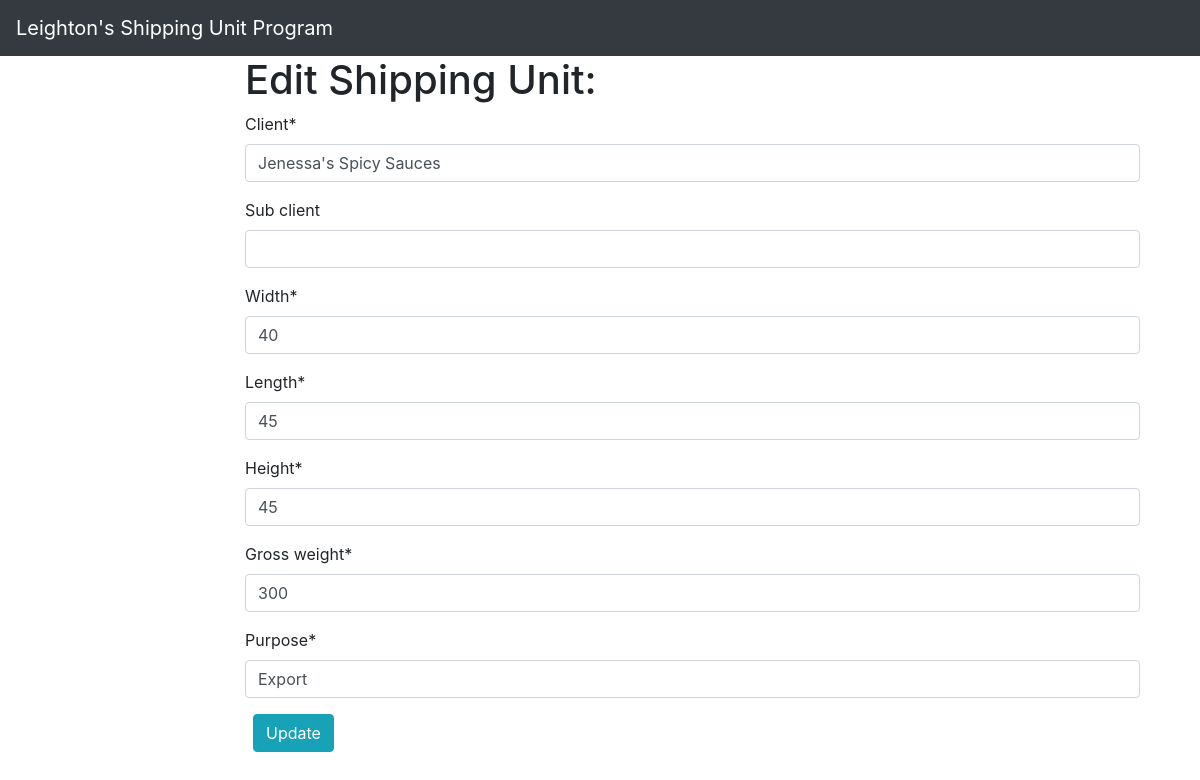
/units/7/edit/, run on the app's committed database.
### units/models.py (models this page shows, shortened)
class Shipping_Units(models.Model):
    on_hand = models.AutoField(
        primary_key = True,
        editable = False,
    )
    client = models.CharField(max_length = 50)
    sub_client = models.CharField(max_length = 50, null = True, blank = True)
    width = models.PositiveIntegerField()
    length = models.PositiveIntegerField()
    height = models.PositiveIntegerField()
    gross_weight = models.PositiveIntegerField()
    purpose = models.CharField(max_length = 50)
    create_date = models.DateField(auto_now_add = True)
    release_date = models.DateField(null = True, blank = True)
    hawb = models.CharField(max_length = 50, null = True, blank = True)
    mawb = models.CharField(max_length = 50, null = True, blank = True)
    class Meta:
        ordering = ('release_date',)

### units/views.py (the view)
# urls.py: path('units/<int:pk>/edit/', UnitUpdateView.as_view(), name = 'unit_edit'),
class UnitUpdateView(UpdateView):
    model = Shipping_Units
    fields = ('client', 'sub_client', 'width', 'length', 'height', 'gross_weight', 'purpose',)
    template_name = 'units/unit_edit.html'

### templates/units/unit_edit.html (shortened to what this page needs)
{% extends 'base.html' %}
{% load crispy_forms_tags %}
{% block content %}
    <h1>Edit Shipping Unit: {{ unit.on_hand }}</h1>
    <form action="" method="post">
        {{ form|crispy }}
        <button class="btn btn-info ml-2" type="submit">Update</button>
    </form>
{% endblock content %}

### data on the page
Shipping_Units: client "Jenessa's Spicy Sauces", width "40", length "45", height "45", gross_weight "300", purpose "Export"
